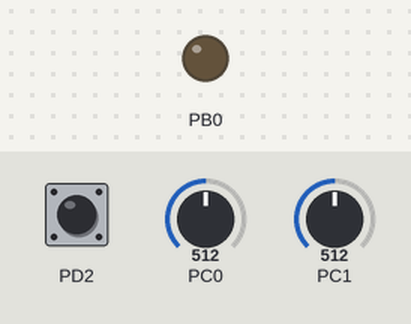
A program run on a simulated ATmega328P, built with avr-gcc and emulated at 16 MHz (the files do not name the chip). On the bench: output pins drawn as LEDs (lit = HIGH). Dashed ring = blinking. Inputs (shaded band) come from the test bench; at power-on: PC0 = 512, PD2 HIGH, PC1 = 512. What the program prints to the serial monitor is not drawn.

Above: at 1.4 s.
1.5 s: PC0 set to 620
4.9 s: PC0 set to 641
12.7 s: PD2 pulsed LOW 5 times (0.12 s each, 0.3 s apart)
At 13.4 s:
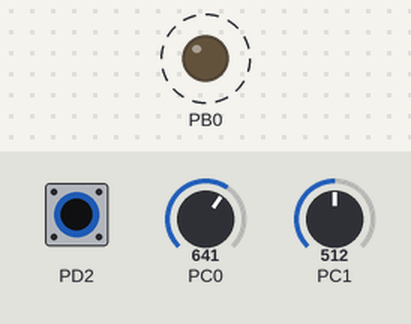
15.7 s: PD2 driven LOW
At 16.5 s:
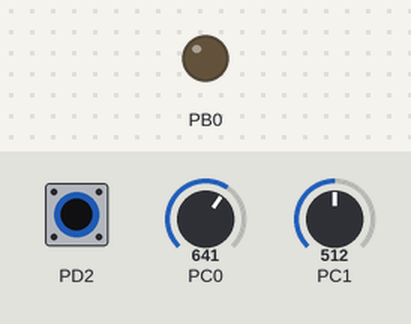
Timing chart, 0 to 18.7 s (numbered marks = the images above; inputs shaded):
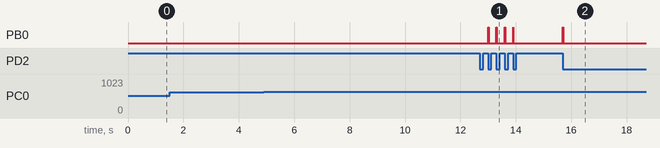

The program:

main.cpp
```cpp
#define F_CPU 16000000UL
#include <avr/io.h>
#include <util/delay.h>
#include <avr/interrupt.h>
char c=0;

void configtimer_2(void){ // para el pid
  TCCR2A|=(1<<WGM21);
  TCCR2B|=(1<<CS22);
  TIMSK2|=(1<<OCIE2A);
  OCR2A=250;
}

volatile unsigned long time_ms=0;
volatile float dt=0;

ISR(TIMER2_COMPA_vect){
  time_ms++;
  TCNT2=0;
}

void config_USART(void){
  UBRR0=103;//9600 baudios
  UCSR0B|=(1<<TXEN0);
  UCSR0C|=(1<<UCSZ01)|(1<<UCSZ00);
}

//void enviar_char(char c){
 // while(!(UCSR0A&(1<<UDRE0)));
 // UDR0=c;
//}

void enviar_texto(const char* texto){
  while(*texto){
    //enviar_char(*texto++);
    c=*texto++;
    UCSR0B|=(1<<UDRIE0);
     _delay_ms(10);
  }
}

ISR(USART_UDRE_vect){
  UDR0=c;
  UCSR0B&=~(1<<UDRIE0);
}
void float_a_texto(float valor){
  int parte_entera=(int)valor;
  int parte_decimal=(int)((valor-parte_entera)*10);
  UCSR0B|=(1<<UDRIE0);
  if(parte_entera>=100) c='0'+(parte_entera/100);
   UCSR0B|=(1<<UDRIE0);
  if(parte_entera>=10) c=('0'+((parte_entera/10)%10));
  else c=('0');
  UCSR0B&=~(1<<UDRIE0);
  _delay_ms(8);
  UCSR0B|=(1<<UDRIE0);
  c=('0'+(parte_entera%10));
  UCSR0B&=~(1<<UDRIE0);
  _delay_ms(8);
  UCSR0B|=(1<<UDRIE0);
  c=('.');
  UCSR0B&=~(1<<UDRIE0);
  _delay_ms(8);
  UCSR0B|=(1<<UDRIE0);
  c=('0'+parte_decimal);
  UCSR0B&=~(1<<UDRIE0);
  _delay_ms(8);
  UCSR0B|=(1<<UDRIE0);
}

void config_ADC(void){ //para potenciometro
  ADMUX|=(1<<REFS0);
  ADCSRA|=(1<<ADEN)|(1<<ADPS2);
}

unsigned int leer_ADC(unsigned char canal){
  ADMUX=(ADMUX&0xF0)|(canal&0x0F);
  ADCSRA|=(1<<ADSC);
  while(ADCSRA&(1<<ADSC));
  return ADC;
}

float voltaje_ADC(unsigned int adc){
  return adc*(5.0/1023.0);
}

float temp_deseada(float volt){
  return 20.0+volt*26.0;//0V=20°C, 5V=150°C(potenciómetro)
}

float temp_medida(float volt){
  return 50*volt-100;
}

void config_timer(void){
  TCCR0A|=(1<<WGM01);
  TCCR0B|=(1<<CS02)|(1<<CS00);
  OCR0A=0;
}


void config_intext(void){ //del foco
  EIMSK|=(1<<INT0);
  EICRA|=(1<<ISC01);
  DDRD&=~(1<<PD2);
}

ISR(INT0_vect){
  PORTB|=0x01;
  TCNT0=0;
  TCCR0B|=(1<<CS02)|(1<<CS00);
  while(!(TIFR0&(1<<OCF0A)));
  TIFR0|=(1<<OCF0A);
  PORTB&=~0x01;
  TCCR0B&=~((1<<CS02)|(1<<CS00));

}

int main(void){
  DDRB|=(1<<PB0);//PB0 como salida (foco)
  config_USART();
  config_ADC();
  config_timer();
  config_intext();
  configtimer_2();
  sei();
  while(1){
    dt=time_ms/1000.0;
    time_ms=0;
    float volt_deseada=voltaje_ADC(leer_ADC(0));//PC0=potenciómetro
    float volt_medida=voltaje_ADC(leer_ADC(1));//PC1=PT100
    float temp_ref=temp_deseada(volt_deseada);
    float temp_pt=temp_medida(volt_medida);

    float error_ant=0;
    float kp=1;
    float kd=1;
    float ki=1;
    float integral=0;
    float derivada=0;
    float error=temp_ref-temp_pt; integral+=error;
    if(dt==0){
      derivada=0;
    }
    else{
      derivada=(error-error_ant)/dt;
    }

    float u=kp*error+kd*derivada+ki*integral*dt;
    error_ant=error;
    if(u<=0){
      u=0;
    }

    float uf=u;
    if(uf>255){
      uf=255;
    }
    OCR0A=(unsigned char)(uf);
    if(uf==0){
      OCR0A=2;
    }
    enviar_texto("Deseada:");
    float_a_texto(temp_ref);
    enviar_texto("C | Medida:");
    float_a_texto(temp_pt);
    enviar_texto("C | Tiempo:");
    float_a_texto(dt);
    enviar_texto("seg | PID:");
    float_a_texto(u);
    enviar_texto(" | foco:");
    float_a_texto(uf);
    enviar_texto("\r\n");
  }
}
```

Measured:
- after the input at 1.5 s, every drawn part: stays the same
- after the input at 4.9 s, every drawn part: stays the same
- after the input at 12.7 s, PB0: alternates HIGH for 0.02 s and LOW for 0.28 s, 8 changes in all, then stays LOW, starting after 0.30 s
- after the input at 15.7 s, PB0: LOW → HIGH at once, → LOW 0.02 s later
